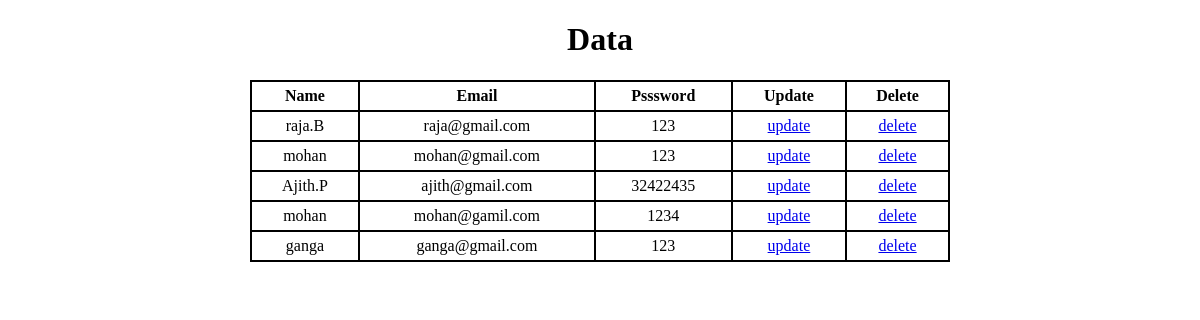
The app's page /read with its own data.
### orm/models.py (models this page shows)
class test1(models.Model):
    username = models.CharField(default = "" , max_length = 20)
    email = models.EmailField(default = "",max_length =  100)
    password = models.CharField(default = "",max_length=20)

### orm/views.py (the view)
# urls.py: path('read',views.read,name = "read"),
def read(request):
    data = test1.objects.all()
    return render(request,'read.html',{"data":data})

### templates/read.html (shortened to what this page needs)
<!DOCTYPE html>
<html lang="en">
<head>
</head>
<body>
    <h1>Data</h1>
    <table>
        <tr>
            <th>Name</th>
            <th>Email</th>
            <th>Psssword</th>
            <th>Update</th>
            <th>Delete</th>
        </tr>
        {% for x in data %}
        <tr>
            <td>{{x.username}}</td>
            <td>{{x.email}}</td>
            <td>{{x.password}}</td>
            <td><a href = "update/{{x.id}}">update</a></td>
            <td><a href = "delete/{{x.id}}">delete</a></td>
        </tr>
        {% endfor %}
    </table>
</body>
</html>

### templates/read.html (style rules this page uses)
table { width:700px; height:auto; margin:auto; border:2px solid black; }
table,th,td { border-collapse: collapse; }
th,td { padding:5px 10px; text-align: center; border:2px solid black; }
h1 { text-align:center; }

### records on screen
test1: username "raja.B", email "raja@gmail.com", password "123"
test1: username "mohan", email "mohan@gmail.com", password "123"
test1: username "Ajith.P", email "ajith@gmail.com", password "32422435"
test1: username "mohan", email "mohan@gamil.com", password "1234"
test1: username "ganga", email "ganga@gmail.com", password "123"
